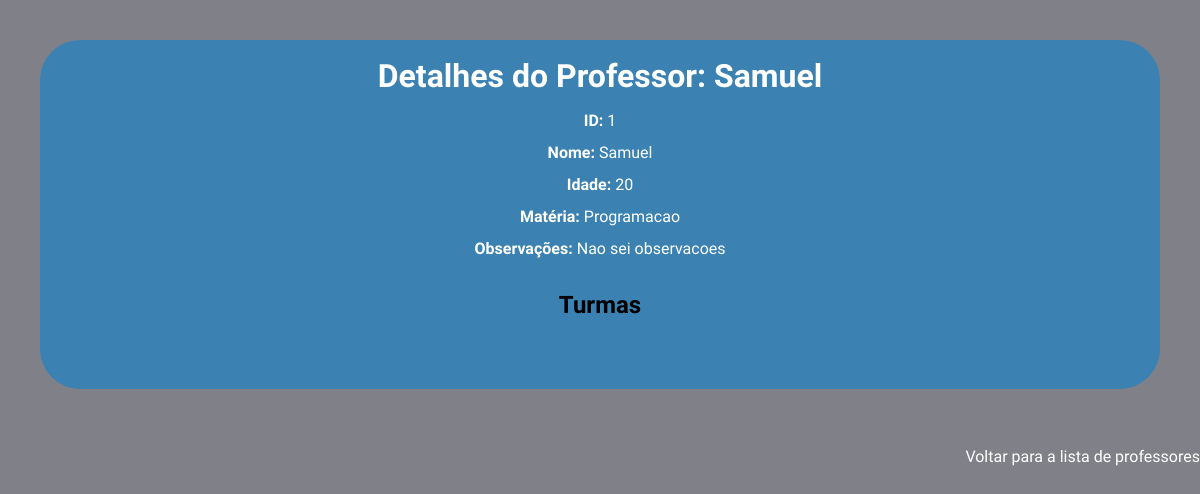
/professores/1, run on an earlier commit of the app's database.
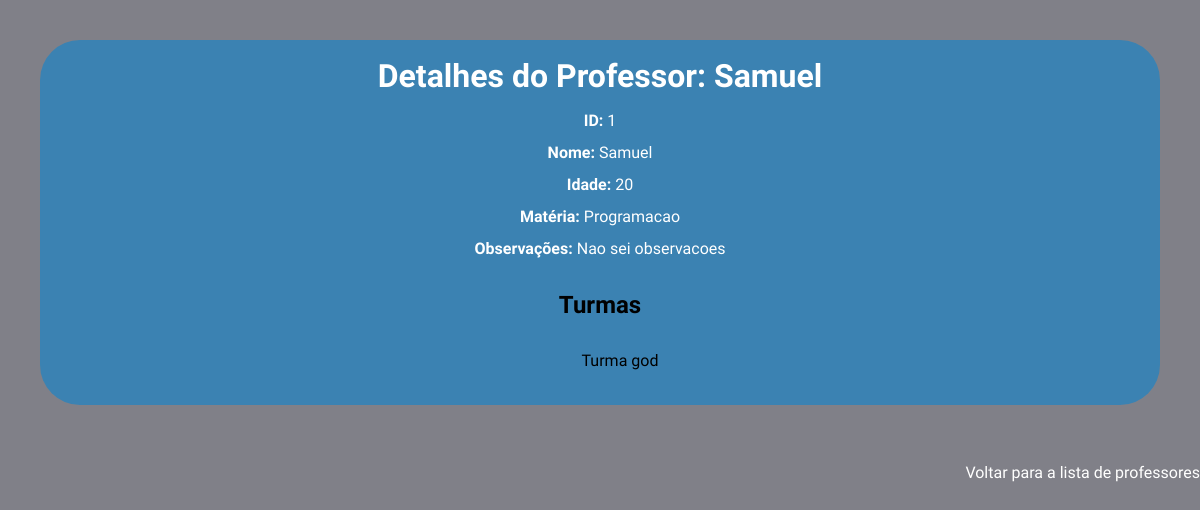
And on a later commit of the database.
### models/turma.py (models this page shows, shortened)
class Turma(db.Model):
    __tablename__ = 'turmas'
    id = db.Column(db.Integer, primary_key=True)
    descricao = db.Column(db.String(200), nullable=False)
    professor_id = db.Column(db.Integer, db.ForeignKey('professores.id'))
    ativo = db.Column(db.Boolean, default=True)
    professor = db.relationship('Professor', back_populates='turmas')
    alunos = db.relationship('Aluno', back_populates='turma', cascade="all, delete-orphan")

### controller/professor.py (the view)
@professor_blueprint.route('/professores/<int:id_professor>', methods=['GET'])
def get_professor(id_professor):
    try:
        professor = professor_por_id(id_professor)
        return render_template('professores/professor_id.html', professor=professor)
    except ProfessorNaoEncontrado:
        return jsonify({'message': 'Professor não encontrado'}), 404

### models/professor.py (called while the page is built)
def professor_por_id(id_professor):
    professor = Professor.query.get(id_professor)
    if not professor:
        raise ProfessorNaoEncontrado
    return {
        'id': professor.id,
        'nome': professor.nome,
        'idade': professor.idade,
        'materia': professor.materia,
        'observacoes': professor.observacoes,
        'turmas': [{'id': turma.id, 'descricao': turma.descricao} for turma in professor.turmas]
    }

### templates/professores/professor_id.html (shortened to what this page needs)
<!DOCTYPE html>
<html lang="pt-BR">
<head>
  <link rel="stylesheet" href="/styles/global.css">
  <link rel="stylesheet" href="/styles/reset.css">
</head>
<body>
  <div class="containerGeral">
    <h1>Detalhes do Professor: {{ professor.nome }}</h1>
    <p><strong>ID:</strong> {{ professor.id }}</p>
    <p><strong>Nome:</strong> {{ professor.nome }}</p>
    <p><strong>Idade:</strong> {{ professor.idade }}</p>
    <p><strong>Matéria:</strong> {{ professor.materia }}</p>
    <p><strong>Observações:</strong> {{ professor.observacoes }}</p>
    <h2>Turmas</h2>
    <ul>
      {% for turma in professor.turmas %}
        <li>{{ turma.descricao }}</li>
      {% endfor %}
    </ul>
  </div>
  <div class="voltar">
    <a class="back" href="{{ url_for('professor.get_professores') }}">Voltar para a lista de professores</a>
  </div>
</body>
</html>

What changed in the data, as far as the page shows it:
added Turma: descricao "Turma god"
